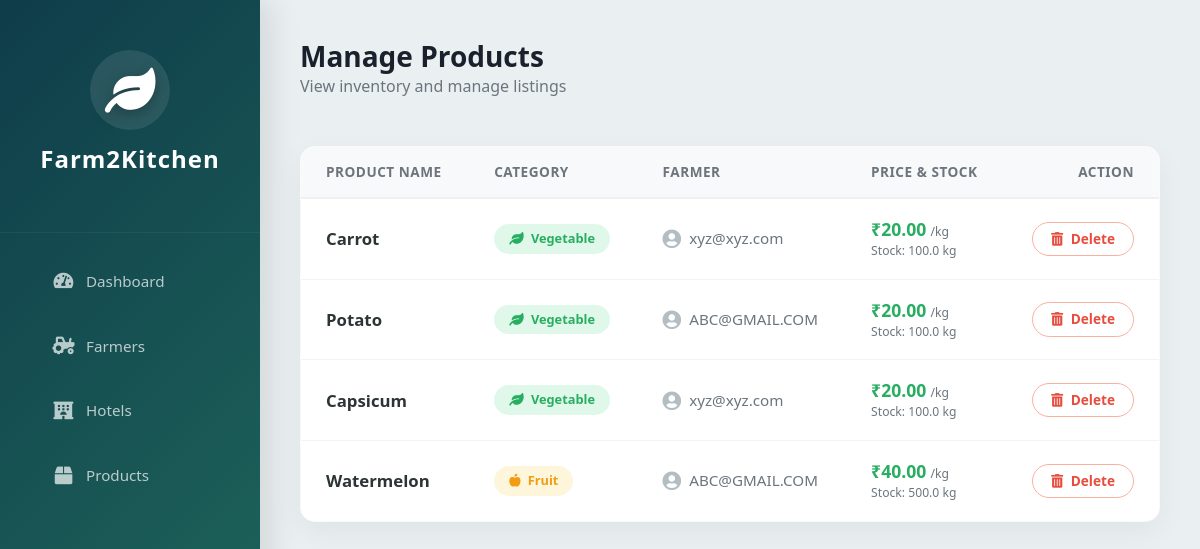
/dashboard/, run on the app's committed database.
### pages/models.py (models this page shows, shortened)
class Product(models.Model):
    CATEGORY_CHOICES = (('Veg', 'Vegetables'), ('Fruit', 'Fruits'), ('Grain', 'Grains'), ('Dairy', 'Dairy'))
    farmer = models.ForeignKey(User, on_delete=models.CASCADE, related_name='products', default="True")
    name = models.CharField(max_length=100)
    category = models.CharField(max_length=50, choices=CATEGORY_CHOICES, default='')
    price_per_kg = models.DecimalField(max_digits=10, decimal_places=2, default=0.00)
    quantity_available = models.FloatField(default=0.0) # in kg
    is_active = models.BooleanField(default=True) # Admin can hide product

### pages/views.py (the view)
# urls.py: path('dashboard/', dashboard_view, name='dashboard'),
def dashboard_view(request):
    products_list = Product.objects.all()
    context = {
        "products": products_list,
    }
    return render(request, "pages/manage_products.html", context)

### pages/templates/pages/manage_products.html (shortened to what this page needs)
<!DOCTYPE html>
<html lang="en">
<head>
    <link rel="stylesheet" href="https://stackpath.bootstrapcdn.com/bootstrap/4.5.2/css/bootstrap.min.css">
    <link rel="stylesheet" href="https://cdnjs.cloudflare.com/ajax/libs/font-awesome/5.15.4/css/all.min.css">
</head>
<body>
    <div class="sidebar">
        <div class="brand-logo">
            <div class="logo-icon"><i class="fas fa-leaf"></i></div>
            <h4 style="font-weight: 700; letter-spacing: 1px;">Farm2Kitchen</h4>
        </div>
        <a href="{% url 'admin_dashboard' %}" class="{% if request.resolver_match.url_name == 'admin_dashboard' %}active{% endif %}">
            <i class="fas fa-tachometer-alt"></i> Dashboard
        </a>
        <a href="{% url 'manage_farmers' %}" class="{% if request.resolver_match.url_name == 'manage_farmers' %}active{% endif %}">
            <i class="fas fa-tractor"></i> Farmers
        </a>
        <a href="{% url 'manage_hotels' %}" class="{% if request.resolver_match.url_name == 'manage_hotels' %}active{% endif %}">
            <i class="fas fa-hotel"></i> Hotels
        </a>
        <a href="{% url 'manage_products' %}" class="{% if request.resolver_match.url_name == 'manage_products' %}active{% endif %}">
            <i class="fas fa-box"></i> Products
        </a>
    </div>
    <div class="main-content">
        <div class="d-flex justify-content-between align-items-center mb-5">
            <div>
                <h3 style="font-weight: 800; color: #1a202c; margin:0;">Manage Products</h3>
                <p class="text-muted m-0">View inventory and manage listings</p>
            </div>
        </div>
        <div class="table-container">
            <table class="table table-hover mb-0">
                <thead>
                    <tr>
                        <th>Product Name</th>
                        <th>Category</th>
                        <th>Farmer</th>
                        <th>Price & Stock</th>
                        <th class="text-right">Action</th>
                    </tr>
                </thead>
                <tbody>
                    {% for product in products %}
                    <tr>
                        <td>
                            <strong style="font-size: 1.05rem; color: #2d3436;">{{ product.name }}</strong>
                        </td>
                        <td>
                            {% if product.category == 'Veg' %}
                                <span class="badge badge-pill badge-soft-success"><i class="fas fa-leaf mr-1"></i> Vegetable</span>
                            {% elif product.category == 'Fruit' %}
                                <span class="badge badge-pill badge-soft-warning"><i class="fas fa-apple-alt mr-1"></i> Fruit</span>
                            {% elif product.category == 'Dairy' %}
                                <span class="badge badge-pill badge-soft-info"><i class="fas fa-cheese mr-1"></i> Dairy</span>
                            {% else %}
                                <span class="badge badge-pill badge-soft-secondary">{{ product.category }}</span>
                            {% endif %}
                        </td>
                        <td>
                            <div class="d-flex align-items-center text-muted">
                                <i class="fas fa-user-circle mr-2" style="font-size: 1.2rem; color: #b2bec3;"></i>
                                {{ product.farmer.username }}
                            </div>
                        </td>
                        <td>
                            <div style="line-height: 1.2;">
                                <strong style="color: #27ae60; font-size: 1.1rem;">₹{{ product.price_per_kg }}</strong> <small class="text-muted">/kg</small><br>
                                <small class="text-secondary">Stock: {{ product.quantity_available }} kg</small>
                            </div>
                        </td>
                        <td class="text-right">
                            <a href="{% url 'delete_product' product.id %}"
                               class="btn btn-delete"
                               onclick="return confirm('Remove this product listing?');">
                                <i class="fas fa-trash-alt mr-1"></i> Delete
                            </a>
                        </td>
                    </tr>
                    {% empty %}
                    <tr><td colspan="5" class="text-center py-5 text-muted">No products listing found.</td></tr>
                    {% endfor %}
                </tbody>
            </table>
        </div>
    </div>
</body>
</html>

### pages/templates/pages/manage_products.html (style rules this page uses)
:root { --primary-green: #2ecc71; --sidebar-width: 260px; --sidebar-gradient: linear-gradient(135deg, #0f3d4a 0%, #206a5d 100%); --bg-light: #eaeff1; --card-radius: 20px; --btn-radius: 50px; }
body { background-color: var(--bg-light); font-family: 'Segoe UI', Roboto, sans-serif; color: #444; overflow-x: hidden; }
.sidebar { height: 100vh; width: var(--sidebar-width); position: fixed; top: 0; left: 0; background: var(--sidebar-gradient); color: white; box-shadow: 10px 0 30px rgba(0,0,0,0.1); z-index: 1000; padding-top: 20px; }
.brand-logo { text-align: center; padding: 30px 20px 50px 20px; border-bottom: 1px solid rgba(255,255,255,0.05); margin-bottom: 20px; }
.logo-icon { font-size: 45px; color: #fff; margin-bottom: 10px; text-shadow: 0 4px 15px rgba(0,0,0,0.3); background: rgba(255,255,255,0.1); width: 80px; height: 80px; line-height: 80px; border-radius: 50%; margin: 0 auto 15px auto; backdrop-filter: blur(5px); }
.sidebar a { padding: 16px 30px; display: flex; align-items: center; color: rgba(255,255,255,0.7); text-decoration: none; transition: all 0.3s cubic-bezier(0.25, 0.8, 0.25, 1); margin: 8px 20px; border-radius: var(--btn-radius); font-size: 0.95rem; font-weight: 500; border: 1px solid transparent; }
.sidebar a i { width: 25px; text-align: center; margin-right: 10px; font-size: 1.1rem; }
.main-content { margin-left: var(--sidebar-width); padding: 40px; }
.table-container { background: white; padding: 0; border-radius: 15px; box-shadow: 0 10px 30px rgba(0,0,0,0.05); overflow: hidden; border: 1px solid rgba(0,0,0,0.02); }
.table thead th { border-top: none; border-bottom: 2px solid #f0f0f0; background-color: #f8f9fa; color: #6c757d; font-weight: 700; text-transform: uppercase; font-size: 0.85rem; letter-spacing: 0.5px; padding: 15px 25px; }
.table tbody td { vertical-align: middle; padding: 20px 25px; color: #444; border-top: 1px solid #f4f4f4; font-size: 0.95rem; }
.table-hover tbody tr { transition: background-color 0.2s, transform 0.2s; }
.badge-pill { padding: 8px 15px; font-weight: 600; font-size: 0.8rem; }
.badge-soft-success { background-color: rgba(46, 204, 113, 0.15); color: #27ae60; }
.badge-soft-warning { background-color: rgba(241, 196, 15, 0.15); color: #f39c12; }
.btn-delete { background: #fff; color: #e74c3c; border: 1px solid #fab1a0; padding: 6px 18px; border-radius: var(--btn-radius); font-size: 0.85rem; font-weight: 600; transition: all 0.3s; }

### data on the page
Product: name "Carrot", category "Veg" (drawn), farmer.username "xyz@xyz.com", price_per_kg "20.00", quantity_available "100.0"
Product: name "Potato", category "Veg" (drawn), farmer.username "ABC@GMAIL.COM", price_per_kg "20.00", quantity_available "100.0"
Product: name "Capsicum", category "Veg" (drawn), farmer.username "xyz@xyz.com", price_per_kg "20.00", quantity_available "100.0"
Product: name "Watermelon", category "Fruit" (drawn), farmer.username "ABC@GMAIL.COM", price_per_kg "40.00", quantity_available "500.0"
